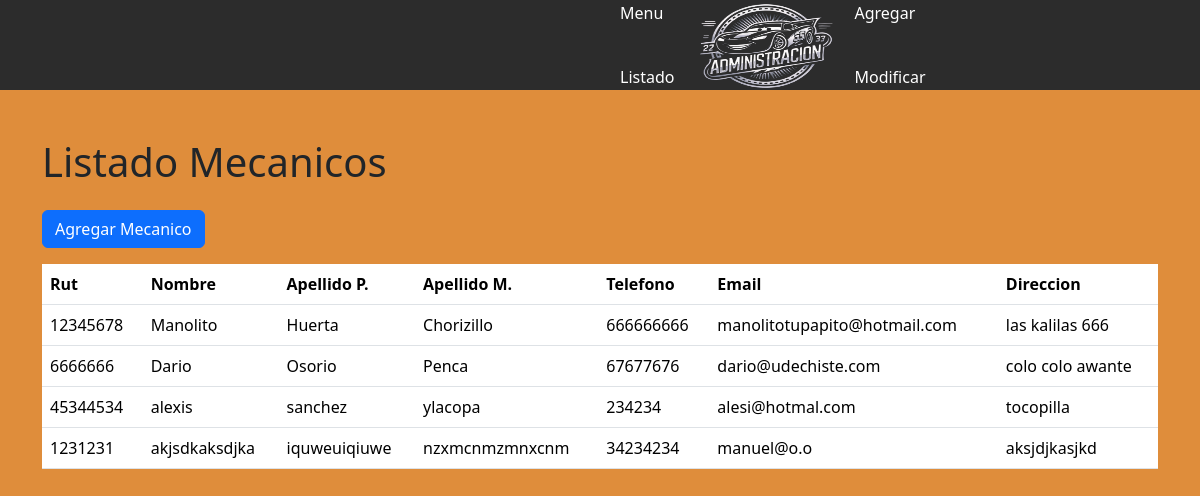
The app's page /listarM, older data.
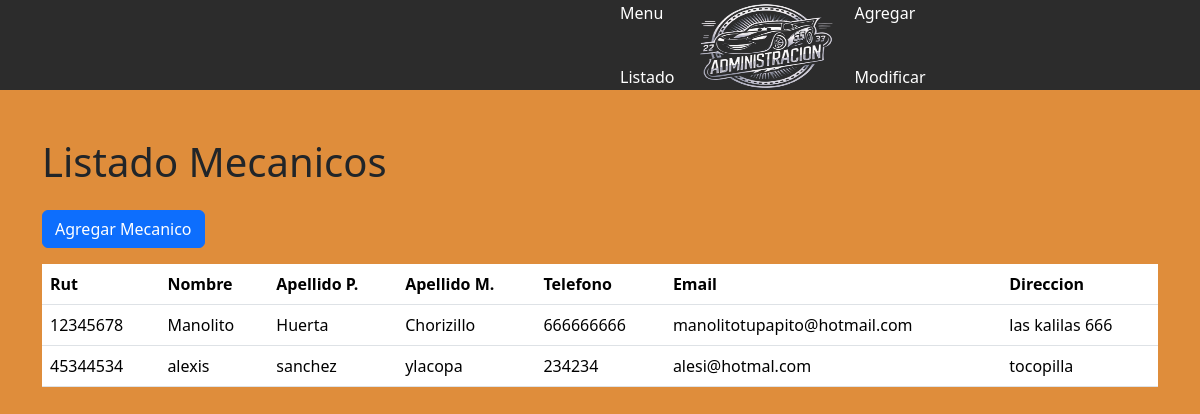
The same page, newer data.
### myapp/models.py (models this page shows, shortened)
class Mecanico(models.Model):
    rut = models.CharField(primary_key=True, max_length=10)
    nombre = models.CharField(max_length=20)
    apellido_paterno = models.CharField(max_length=20)
    apellido_materno = models.CharField(max_length=20)
    telefono = models.CharField(max_length=45)
    email = models.EmailField(unique=True, max_length=100, blank=True, null=True)
    direccion = models.CharField(max_length=50, blank=True, null=True)

### myapp/views.py (the view)
# urls.py: path('listarM', views.listarM, name='listarM'),
def listarM(request):
    mecanicos = Mecanico.objects.all()
    contexto = {
        'mecanicos': mecanicos
    }
    return render(request, 'Administracion/listarM.html', contexto)

### myapp/templates/Administracion/listarM.html (shortened to what this page needs)
{% load static %}
<!DOCTYPE html>
<html lang="es">
<head>
    <link rel="stylesheet" href="{% static 'css/menu.css' %}">
    <link href="https://cdn.jsdelivr.net/npm/bootstrap@5.3.3/dist/css/bootstrap.min.css" rel="stylesheet">
    <link rel="stylesheet" href="https://cdn.jsdelivr.net/npm/bootstrap-icons@1.11.3/font/bootstrap-icons.min.css">
</head>
<body>
    <div class="navbarM">
        <ul class="nav me-auto mb-4 mb-lg-0">
            <li class="nav-item">
                <a class="nav-link" href="{% url 'menu' %}">Menu</a>
            </li>
            <li class="nav-item">
                <a class="nav-link" href="{% url 'listar' %}">Listado</a>
            </li>
        </ul>
        <a class="logo" href="{% url 'menu' %}">
            <img src="{% static 'imagenes/Adm.png' %}" alt="logo" width="140px" height="100px">
        </a>
        <ul class="nav ms-auto mb-2 mb-lg-0">
            <li class="nav-item">
                <a class="nav-link" href="{% url 'agrega' %}">Agregar</a>
            </li>
            <li class="nav-item">
                <a class="nav-link" href="{% url 'modificar' %}">Modificar</a>
            </li>
        </ul>
    </div>
    <div class="container mt-5">
        <div class="row">
            <div class="col-md-12">
                <h1 class="mb-4">Listado Mecanicos</h1>
                <a href="{% url 'agregar' %}" class="btn btn-primary mb-3">Agregar Mecanico</a>
                <table class="table">
                    <thead>
                        <tr>
                            <th scope="col">Rut</th>
                            <th scope="col">Nombre</th>
                            <th scope="col">Apellido P.</th>
                            <th scope="col">Apellido M.</th>
                            <th scope="col">Telefono</th>
                            <th scope="col">Email</th>
                            <th scope="col">Direccion</th>
                        </tr>
                    </thead>
                    <tbody>
                        {% for mecanico in mecanicos %}
                            <tr>
                                <td>{{ mecanico.rut }}</td>
                                <td>{{ mecanico.nombre }}</td>
                                <td>{{ mecanico.apellido_paterno }}</td>
                                <td>{{ mecanico.apellido_materno }}</td>
                                <td>{{ mecanico.telefono }}</td>
                                <td>{{ mecanico.email }}</td>
                                <td>{{ mecanico.direccion }}</td>
                            </tr>
                        {% endfor %}
                    </tbody>
                </table>
            </div>
        </div>
    </div>
    <br>
    <br>
    <br>
</body>
</html>

### myapp/static/css/menu.css (style rules this page uses)
.navbarM { background-color: #2c2c2c; height: 90px; align-items: center; display: flex; padding: 0 600px; }
.logo { text-decoration: none; }
.nav li { display: inline-block; }
.nav a { color: white; text-decoration: none; padding: 20px; }

### myapp/templates/Administracion/listarM.html (style rules this page uses)
body { background: rgb(223, 141, 59); }

Row changes from the older to the newer data that the page shows:
removed Mecanico: rut "6666666", nombre "Dario", apellido_paterno "Osorio", apellido_materno "Penca", telefono "67677676", email "dario@udechiste.com", direccion "colo colo awante"
removed Mecanico: rut "1231231", nombre "akjsdkaksdjka", apellido_paterno "iquweuiqiuwe", apellido_materno "nzxmcnmzmnxcnm", telefono "34234234", email "manuel@o.o", direccion "aksjdjkasjkd"
